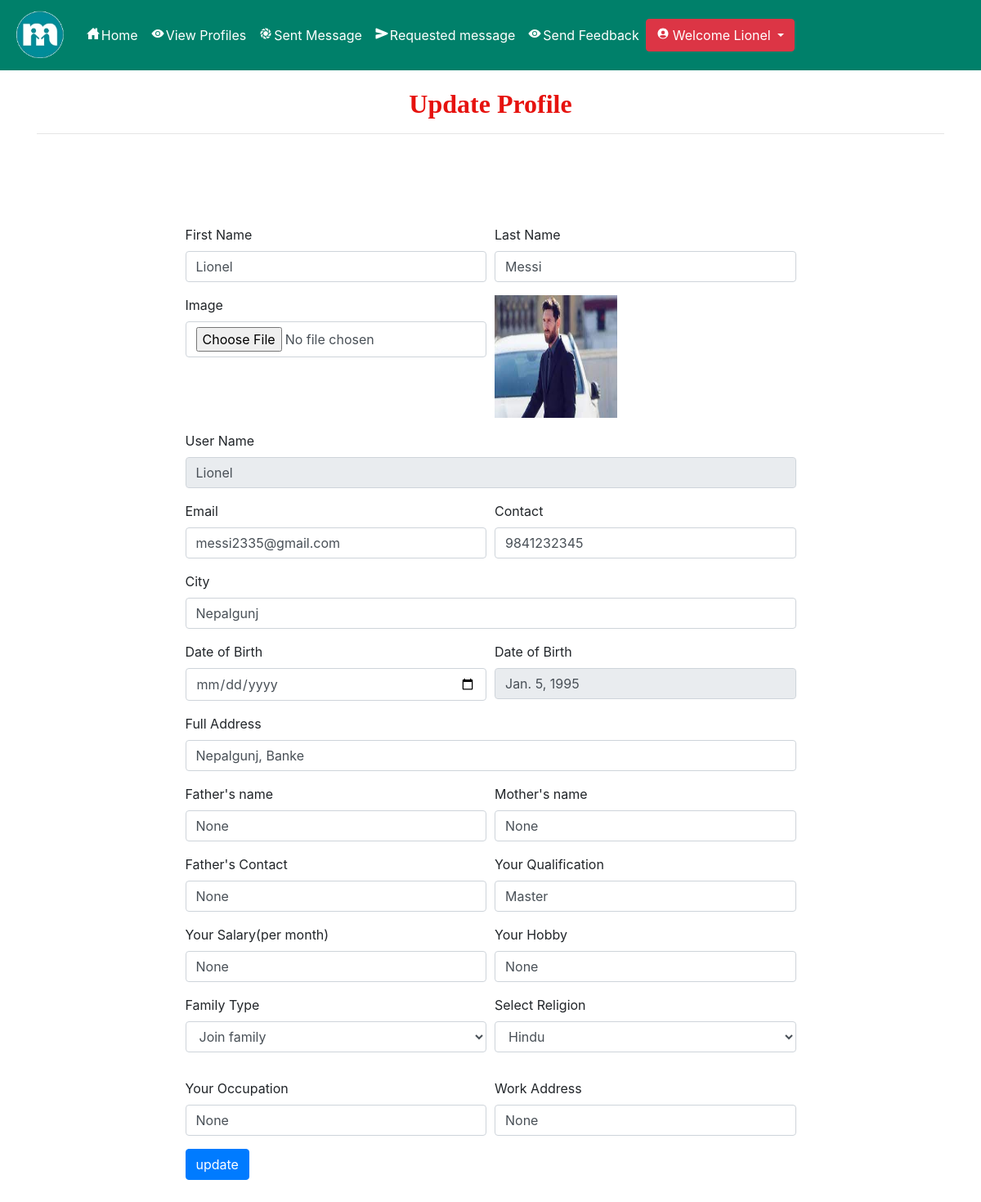
The page /edit_profile (signed in) on the database its author committed.
### wedding/models.py (models this page shows, shortened)
class Profile(models.Model):
    signup = models.ForeignKey(Signup, on_delete=models.CASCADE, null=True)
    f_name = models.CharField(max_length=100,null=True)
    m_name = models.CharField(max_length=100,null=True)
    religion = models.ForeignKey(Religion,on_delete=models.CASCADE,null=True)
    f_contact = models.CharField(max_length=10,null=True)
    qualification = models.CharField(max_length=50,null=True)
    salary = models.IntegerField(null=True)
    age = models.IntegerField(null=True)
    family_type = models.CharField(max_length=50,null=True)
    hobby = models.CharField(max_length=100,null=True)
    occupation = models.CharField(max_length=100,null=True)
    work_address = models.CharField(max_length=100,null=True)

class Signup(models.Model):
    user = models.ForeignKey(User, on_delete=models.CASCADE, null=True)
    status=models.ForeignKey(Status,on_delete=models.CASCADE,null=True)
    gen = models.CharField(max_length=10,null=True)
    dob = models.DateField(null=True)
    city = models.CharField(max_length=30, null=True)
    address = models.CharField(max_length=50, null=True)
    contact = models.CharField(max_length=10, null=True)
    image = models.FileField(null=True)

### wedding/views.py (the view, shortened to what this page needs)
# urls.py: path('edit_profile',Update_profile,name="edit_profile"),
def Update_profile(request):
    if not request.user.is_authenticated:
        return redirect('login_user')
    user  = User.objects.get(id=request.user.id)
    sign  = Signup.objects.get(user=user)
    pro = Profile.objects.get(signup = sign)
    religion = Religion.objects.all()
    error=False
    d = {'pro':pro,'religion':religion,'error':error}
    return render(request,'update_profile.html',d)

### wedding/templates/update_profile.html (shortened to what this page needs)
{% extends 'navigation.html' %}
{% block body %}
{% load static %}
<div class="container">
    <h2 style = "font-family : 'Monotype Corsiva' ; color : #E6120E ; font-weight : bold;margin-top:2%" align="center">Update Profile</h2><hr>
<div class="container-fluid" style="width:70%;margin-top:10%">
<form method="post" action="" enctype="multipart/form-data">
    <div class="form-row">
    <div class="form-group col-md-6">
      <label for="inputEmail4">First Name</label>
      <input type="text" class="form-control" value="{{pro.signup.user.first_name}}" name="fname" id="inputEmail4">
    </div>
    <div class="form-group col-md-6">
      <label for="inputPassword4">Last Name</label>
      <input type="text" class="form-control" name="lname" value="{{pro.signup.user.last_name}}" id="inputPassword4">
    </div>
  </div>
    <div class="form-row">
<div class="form-group col-md-6">
    <label for="exampleInputPassword1">Image</label>
    <input type="file" class="form-control" id="exampleInputPassword1" name="img" value="choose file">
</div>
        <div class="form-group col-md-6">
    <img src="{{pro.signup.image.url}}" style="width:150px;height:150px">
</div>
    </div>
    <div class="form-row">
    <div class="form-group col-md-12">
      <label for="inputEmail4">User Name</label>
      <input type="text" class="form-control" name="uname" value="{{pro.signup.user.username}}" id="inputEmail4" readonly>
    </div>
  </div>
        <div class="form-row">
<div class="form-group col-md-6">
    <label for="exampleInputEmail1">Email</label>
    <input type="email" class="form-control" id="exampleInputEmail1" aria-describedby="emailHelp" name="email" value="{{pro.signup.user.email}}">
  </div>
  <div class="form-group col-md-6">
    <label for="exampleInputPassword1">Contact</label>
    <input type="text" class="form-control" id="exampleInputPassword1" value="{{pro.signup.contact}}" name="contact">
  </div>
        </div>
        <div class="form-row">
    <div class="form-group col-md-12">
    <label for="exampleInputPassword1">City</label>
    <input type="text" class="form-control" id="exampleInputPassword1" value="{{pro.signup.city}}" name="city">
  </div>
        </div>
    <div class="form-row">
    <div class="form-group col-md-6">
        <label for="exampleInputPassword1">Date of Birth</label>
    <input type="date" class="form-control" id="exampleInputPassword1" name="dob">
  </div>
        <div class="form-group col-md-6">
        <label for="exampleInputPassword1">Date of Birth</label>
    <input type="text" class="form-control" id="exampleInputPassword1" value="{{pro.signup.dob}}" readonly>
        </div>
        </div>
    <div class="form-row">
        <div class="form-group col-md-12">
    <label for="exampleInputPassword1">Full Address</label>
    <input type="text" class="form-control" id="exampleInputPassword1" value="{{pro.signup.address}}" name="add">
  </div>
    </div>
        <div class="form-row">
    <div class="form-group col-md-6">
        <label for="exampleInputPassword1">Father's name</label>
    <input type="text" class="form-control" id="exampleInputPassword1" name="f_name" value="{{pro.f_name}}">
  </div>
        <div class="form-group col-md-6">
        <label for="exampleInputPassword1">Mother's name</label>
    <input type="text" class="form-control" id="exampleInputPassword1" name="m_name" value="{{pro.m_name}}">
        </div>
        </div>
<div class="form-row">
    <div class="form-group col-md-6">
        <label for="exampleInputPassword1">Father's Contact</label>
    <input type="text" class="form-control" id="exampleInputPassword1" name="f_contact" value="{{pro.f_contact}}">
  </div>
        <div class="form-group col-md-6">
        <label for="exampleInputPassword1">Your Qualification</label>
    <input type="text" class="form-control" id="exampleInputPassword1" name="quali" value="{{pro.qualification}}">
        </div>
        </div>
<div class="form-row">
    <div class="form-group col-md-6">
        <label for="exampleInputPassword1">Your Salary(per month)</label>
    <input type="text" class="form-control" id="exampleInputPassword1" name="salary" value="{{pro.salary}}">
  </div>
        <div class="form-group col-md-6">
        <label for="exampleInputPassword1">Your Hobby</label>
    <input type="text" class="form-control" id="exampleInputPassword1" name="hobby" value="{{pro.hobby}}">
        </div>
        </div>
<div class="form-row">
    <div class="form-group col-md-6">
      <div class="form-group">
    <label for="exampleFormControlSelect1">Family Type</label>
    <select class="form-control" id="exampleFormControlSelect1" name="family">
      <option value="Join Family">Join family</option>
    </select>
      </div></div>
    <div class="form-group col-md-6">
      <div class="form-group">
    <label for="exampleFormControlSelect1">Select Religion</label>
    <select class="form-control" id="exampleFormControlSelect1" name="religion">
        {% for i in religion %}
      <option>{{i.religion}}</option>
        {% endfor %}
    </select>
      </div></div></div>
<div class="form-row">
    <div class="form-group col-md-6">
        <label for="exampleInputPassword1">Your Occupation</label>
    <input type="text" class="form-control" id="exampleInputPassword1" name="occup" value="{{pro.occupation}}">
  </div>
        <div class="form-group col-md-6">
        <label for="exampleInputPassword1">Work Address</label>
    <input type="text" class="form-control" id="exampleInputPassword1" name="w_add" value="{{pro.hobby}}">
        </div>
        </div>
  <button type="submit" class="btn btn-primary mybtnone" style="margin-bottom:5%">update</button>
</form>
</div>
</div>
{% endblock %}

### wedding/templates/navigation.html (shortened to what this page needs)
<!DOCTYPE html>
<html lang="en">
<head>
    {% load static %}
     <link rel="stylesheet" href="https://maxcdn.bootstrapcdn.com/bootstrap/4.0.0/css/bootstrap.min.css">
  <link rel = stylesheet href = "//cdn.datatables.net/1.10.19/css/jquery.dataTables.min.css">
<link rel="stylesheet" href="https://cdnjs.cloudflare.com/ajax/libs/font-awesome/4.7.0/css/font-awesome.min.css">
</head>
<body style="background-color:white">
{% url 'admin_home' as admin_home %}
{% url 'requested_user' as requested_user %}
{% url 'view_user' as requested_user %}
<nav class="navbar navbar-expand-sm" style="background-color:#00806a">
  <a class="navbar-brand" href="#" style="color:lime"><img src="/static/logo.png" height="60"/></a>
  <ul class="navbar-nav">
    {% if request.user.username %}
    {% if not request.user.is_staff %}
    <li class="nav-item">
      <a class="nav-link" href="{% url 'home' %}" style="color:white"><ion-icon style="margin-right:2px" name="home-sharp"></ion-icon>Home</a>
    </li>
    <li class="nav-item">
      <a class="nav-link" href="{% url 'view_customer' %}" style="color:white"><ion-icon style="margin-right:2px" name="eye"></ion-icon>View Profiles</a>
    </li>
    <li class="nav-item">
      <a class="nav-link" href="{% url 'sent_message' %}" style="color:white"><ion-icon style="margin-right:2px" name="aperture"></ion-icon>Sent Message</a>
    </li>
    <li class="nav-item">
      <a class="nav-link" href="{% url 'view_request_message' %}" style="color:white"><ion-icon style="margin-right:2px" name="send"></ion-icon>Requested message</a>
    </li>
    <li class="nav-item">
      <a class="nav-link" href="{% url 'send_feedback' request.user.id %}" style="color:white"><ion-icon style="margin-right:2px" name="eye"></ion-icon>Send Feedback</a>
    </li>
    {% endif %}
    {% endif %}
    {% if request.user.is_authenticated %}
      <div class="btn-group">
  <button type="button" class="btn btn-danger dropdown-toggle" data-toggle="dropdown" aria-haspopup="true" aria-expanded="false">
    <ion-icon style="margin-right:4px;color:white" name="person-circle-sharp"></ion-icon>Welcome {{request.user.username}}
  </button>
</div>
        {% else %}
    <li class="nav-item">
      <a class="nav-link" href="{% url 'login_user' %}" style="color:white;text-align:right"><ion-icon style="margin-right:2px" name="log-in-sharp"></ion-icon>Login</a>
    </li>
    {% endif %}
    </ul>
</nav>
{% block body %}
{% endblock %}
</body></html>

### wedding/templates/navigation.html (style rules this page uses)
* { box-sizing: border-box; }

### rows shown on the page
Profile: fname "Lionel", lname "Messi", signup.image (picture), uname "Lionel", email "messi2335@gmail.com", contact "9841232345", city "Nepalgunj", signup.dob "Jan. 5, 1995", add "Nepalgunj, Banke", f_name "None", m_name "None", f_contact "None", quali "Master", salary "None", hobby "None", occup "None", w_add "None"

### other values the page prints
{{ request.user.username }} "Lionel"
form field religion "Hindu"
